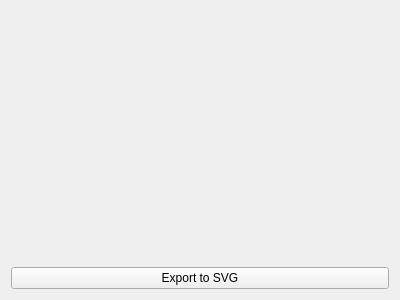
<?xml version="1.0" encoding="UTF-8"?>
<ui version="4.0">
 <class>SVGExportWidget</class>
 <widget class="QWidget" name="SVGExportWidget">
  <property name="geometry">
   <rect>
    <x>0</x>
    <y>0</y>
    <width>400</width>
    <height>300</height>
   </rect>
  </property>
  <property name="windowTitle">
   <string>Form</string>
  </property>
  <layout class="QVBoxLayout" name="verticalLayout">
   <item>
    <widget class="Canvas" name="canvas" native="true"/>
   </item>
   <item>
    <widget class="QPushButton" name="btn_svg">
     <property name="text">
      <string>Export to SVG</string>
     </property>
    </widget>
   </item>
  </layout>
 </widget>
 <customwidgets>
  <customwidget>
   <class>Canvas</class>
   <extends>QWidget</extends>
   <header>canvas.h</header>
   <container>1</container>
  </customwidget>
 </customwidgets>
 <resources/>
 <connections/>
</ui>
